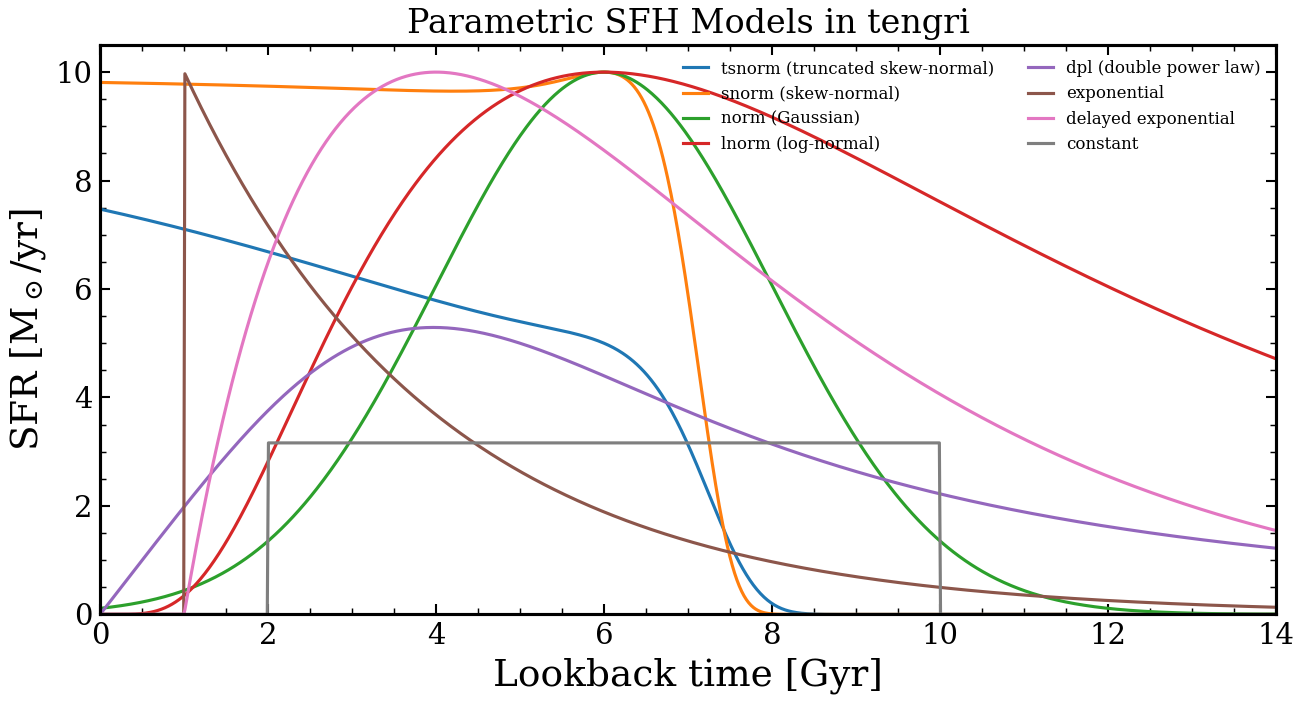

The Python source for this figure:
"""
Catalog of parametric star-formation-history models
====================================================

Compare all parametric SFH models available in tengri. Each is evaluated on
a lookback-time grid with representative parameters, showing the range of
morphologies from smooth exponentials to sharp truncations. No SSP data required.
"""

import os

os.environ["TF_CPP_MIN_LOG_LEVEL"] = "2"  # suppress XLA/PjRt C++ INFO+WARNING logs

import warnings

import jax.numpy as jnp
import matplotlib.pyplot as plt
import numpy as np

import tengri
from tengri.analysis.plotting import setup_style

setup_style()
warnings.filterwarnings("ignore", message=".*BakedInBackend.*")

t_lookback = jnp.linspace(1e5, 14e9, 1000)
t_gyr = np.array(t_lookback) / 1e9

# --- Evaluate each SFH model with representative parameters ---
models = {
    "tsnorm (truncated skew-normal)": tengri.tsnorm(
        t_lookback, log_peak_sfr=1.0, peak_lbt=6e9, width=2e9, skew=1.0, trunc=3.0
    ),
    "snorm (skew-normal)": tengri.snorm(
        t_lookback, log_peak_sfr=1.0, peak_lbt=6e9, width=2e9, skew=1.5
    ),
    "norm (Gaussian)": tengri.norm(t_lookback, log_peak_sfr=1.0, peak_lbt=6e9, width=2e9),
    "lnorm (log-normal)": tengri.lnorm(t_lookback, log_peak_sfr=1.0, peak_lbt=6e9, width=0.3),
    "dpl (double power law)": tengri.dpl(
        t_lookback, alpha=2.0, beta=1.0, tau=5e9, log_peak_sfr=1.0
    ),
    "exponential": tengri.exponential(t_lookback, log_peak_sfr=1.0, tau=3e9, start=1e9),
    "delayed exponential": tengri.delayed_exponential(
        t_lookback, log_peak_sfr=1.0, tau=3e9, start=1e9
    ),
    "constant": tengri.constant(t_lookback, log_sfr=0.5, start=2e9, end=10e9),
}

colors = ["#1f77b4", "#ff7f0e", "#2ca02c", "#d62728", "#9467bd", "#8c564b", "#e377c2", "#7f7f7f"]

# --- Plot ---
fig, ax = plt.subplots(figsize=(9, 5))
for (name, sfr), color in zip(models.items(), colors):
    ax.plot(t_gyr, np.array(sfr), label=name, color=color, lw=1.5)

ax.set_xlabel("Lookback time [Gyr]")
ax.set_ylabel("SFR [M$_\\odot$/yr]")
ax.set_xlim(0, 14)
ax.set_ylim(0, None)
ax.legend(fontsize=10, frameon=False, ncol=2, loc="upper right")
fig.tight_layout()
plt.savefig("plot_parametric_sfh.png", dpi=150, bbox_inches="tight")
